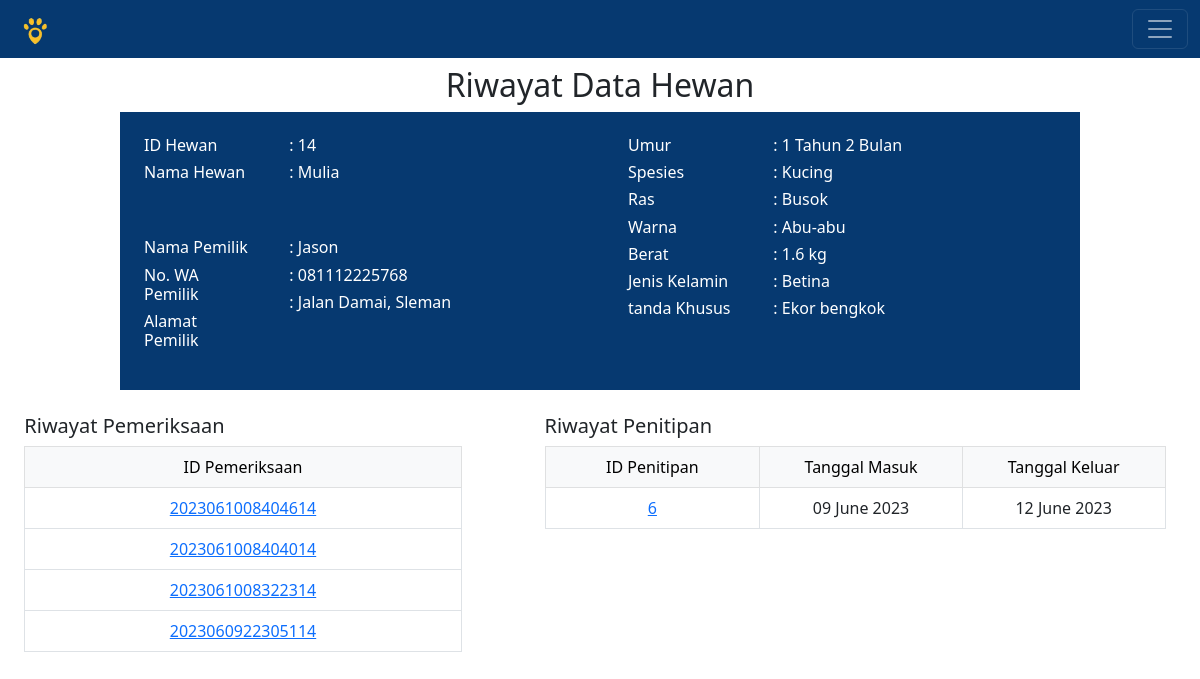
Screenshot of /riwayat_hewan.php?id_hewan=14&message=lihat with the database file from the repository.
### tables this page shows
CREATE TABLE `hewan` (
  `id_hewan` int(11) NOT NULL,
  `nama_hewan` varchar(30) NOT NULL,
  `nama_pemilik` varchar(30) NOT NULL,
  `alamat` varchar(30) NOT NULL,
  `no_wa_pemilik` varchar(20) NOT NULL,
  `umur` varchar(30) NOT NULL,
  `spesies` varchar(20) NOT NULL,
  `ras` varchar(20) NOT NULL,
  `warna` varchar(20) NOT NULL,
  `berat` varchar(30) NOT NULL,
  `jenis_kelamin` varchar(6) NOT NULL,
  `tanda_khusus` varchar(20) NOT NULL
);

CREATE TABLE `data_pemeriksaan` (
  `id_pemeriksaan` varchar(20) NOT NULL,
  `id_hewan` int(11) NOT NULL
);

CREATE TABLE `data_penitipan` (
  `id_penitipan` int(11) NOT NULL,
  `id_hewan` int(11) NOT NULL,
  `tanggal_masuk` date NOT NULL,
  `tanggal_keluar` date NOT NULL
);

### riwayat_hewan.php (the view, shortened to what this page needs)
<?php
	include 'koneksi.php';
?>
<!DOCTYPE html>
<html>
<head>
	<link href="https://cdn.jsdelivr.net/npm/bootstrap@5.2.2/dist/css/bootstrap.min.css" rel="stylesheet">
	<link rel="stylesheet" href="home.css">
</head>
<body>
	<nav class="navbar navbar-dark" style="background-color:#063970">
  	<div class="container-fluid">
  	  <a class="navbar-brand"><img src="Images/logo.png" style="height:30px" alt="BAROKAH 2"></a>
  	  <button class="navbar-toggler" type="button" data-bs-toggle="offcanvas" data-bs-target="#offcanvasRight" aria-controls="offcanvasRight">
  	  	<span class="navbar-toggler-icon"></span>
  	  </button>
  	</div>
	</nav>
	<?php
	if(isset($_GET['message'])){
		if($_GET['message']=="inputdatapemeriksaan_berhasil" || $_GET['message']=="inputdatapenitipan_berhasil"||$_GET['message']=="hapus"||$_GET['message']=="lihat"){
			$id_hewan = $_GET['id_hewan'];
			$query = mysqli_query($connect, "SELECT * FROM hewan WHERE id_hewan='$id_hewan'");
		}
		else if ($_GET['message']=="inputhewan") {
			$query = mysqli_query($connect, "SELECT * FROM hewan ORDER BY id_hewan DESC LIMIT 1");
		}
	}
	else{
		$id_hewan = $_SESSION['id_hewan'];
		$query = mysqli_query($connect, "SELECT * FROM hewan WHERE id_hewan='$id_hewan'");
	}
	while ($data = mysqli_fetch_array($query)) {
	$id_hewan = $data['id_hewan'];
	?>
	<center class="my-1 pt-1">
	<h2> Riwayat Data Hewan</h2>
	<div style="width:80%; background-color:#063970;" class="py-4 px-2">
		<div class="row">
			<div class="col-2 mr-0">
			<div style="color:white; text-align:left;" class="mb-3 mx-3">
				<h6>ID Hewan</h6>
				<h6>Nama Hewan</h6><br><br>
				<h6>Nama Pemilik</h6>
				<h6>No. WA Pemilik</h6>
				<h6>Alamat Pemilik</h6>
			</div>
			</div>
			<div class="col-4 mr-5">
			<div style="color:white; text-align:left;">
				<h6><?= ": ".$id_hewan;?></h6>
				<h6><?= ": ".$data['nama_hewan'];?></h6><br><br>
				<h6><?= ": ".$data['nama_pemilik'];?></h6>
				<h6><?= ": ".$data['no_wa_pemilik'];?></h6>
				<h6><?= ": ".$data['alamat'];?></h6>
			</div>
			</div>
			<div class="col-2 ml-2 mr-0 ">
			<div style="color:white; text-align:left;" class="mb-3 mx-3">
				<h6>Umur</h6>
				<h6>Spesies</h6>
				<h6>Ras</h6>
				<h6>Warna</h6>
				<h6>Berat</h6>
				<h6>Jenis Kelamin</h6>
				<h6>tanda Khusus</h6>
			</div>
			</div>
			<div class="col-4 mr-3">
			<div style="color:white; text-align:left;">
				<h6><?= ": ".$data['umur'];?></h6>
				<h6><?= ": ".$data['spesies'];?></h6>
				<h6><?= ": ".$data['ras'];?></h6>
				<h6><?= ": ".$data['warna'];?></h6>
				<h6><?= ": ".$data['berat'];?></h6>
				<h6><?= ": ".$data['jenis_kelamin'];?></h6>
				<h6><?= ": ".$data['tanda_khusus'];?></h6>
			</div>
			</div>
		</div>
	</div>
	<?php } ?>
	<div class="row">
		<div class="col-5">
			<div style="width:90%;" class="mt-4">
			<div class="row">
				<div class="col-9">
					<h5 style="text-align:left">Riwayat Pemeriksaan</h5>
				</div>
				<div class="col-3">
				</div>
			</div>
			<table class="table table-bordered" style="text-align:center">
			<thead class="table-light">
				<tr>
					<td class="col-1">ID Pemeriksaan</td>
				</tr>
			</thead>
				<tbody>
					<?php
					$sql= "SELECT a.*, b.* FROM hewan AS a INNER JOIN data_pemeriksaan AS b
							ON a.id_hewan=b.id_hewan WHERE a.id_hewan='$id_hewan' ORDER BY id_pemeriksaan DESC";
					$query = mysqli_query($connect, $sql);
					while($data=mysqli_fetch_array($query)){
					?>
							<tr>
							<td> <a href="data_pemeriksaan.php?id_pemeriksaan=<?php echo $data['id_pemeriksaan'];?>&id_hewan=<?=$id_hewan;?>"><?=$data['id_pemeriksaan'];?></a></td>
							</tr>
					<?php }
					?>
				</tbody>
			</table>
			</div>
		</div>
		<div class="col-7">
			<div style="width:90%;" class="mt-4">
				<div class="row">
				<div class="col-10">
					<h5 style="text-align:left">Riwayat Penitipan</h5>
				</div>
				<div class="col-2">
				</div>
				</div>
				<table class="table table-bordered" style="text-align:center">
				<thead class="table-light">
				<tr>
					<td class="col-1">ID Penitipan</td>
					<td class="col-1">Tanggal Masuk</td>
					<td class="col-1">Tanggal Keluar</td>
				</tr>
				</thead>
				<tbody>
					<?php
					$sql= "SELECT a.*, b.* FROM hewan AS a INNER JOIN data_penitipan AS b
						ON a.id_hewan=b.id_hewan WHERE a.id_hewan='$id_hewan' ORDER BY
						id_penitipan DESC";
					$query = mysqli_query($connect, $sql);
					while($data=mysqli_fetch_array($query)){
					?>
					<tr>
						<td> <a href="data_penitipan.php?id_penitipan=<?php echo $data['id_penitipan'];?>&id_hewan=<?=$id_hewan;?>"><?=$data['id_penitipan'];?></a></td>
						<td> <?=date('d F Y',strtotime($data['tanggal_masuk']));?></td>
						<td> <?=date('d F Y',strtotime($data['tanggal_keluar']));?></td>
					</tr>
					<?php }
					?>
				</tbody>
				</table>
			</div>
		</div>
	</div>
	</center>
</body>
</html>

### rows the page displays
hewan: id_hewan "14", nama_hewan "Mulia", nama_pemilik "Jason", no_wa_pemilik "081112225768", alamat "Jalan Damai, Sleman", umur "1 Tahun 2 Bulan", spesies "Kucing", ras "Busok", warna "Abu-abu", berat "1.6 kg", jenis_kelamin "Betina", tanda_khusus "Ekor bengkok"
data_pemeriksaan: id_pemeriksaan "2023061008404614"
data_pemeriksaan: id_pemeriksaan "2023061008404014"
data_pemeriksaan: id_pemeriksaan "2023061008322314"
data_pemeriksaan: id_pemeriksaan "2023060922305114"
data_penitipan: id_penitipan "6", tanggal_masuk "09 June 2023", tanggal_keluar "12 June 2023"
